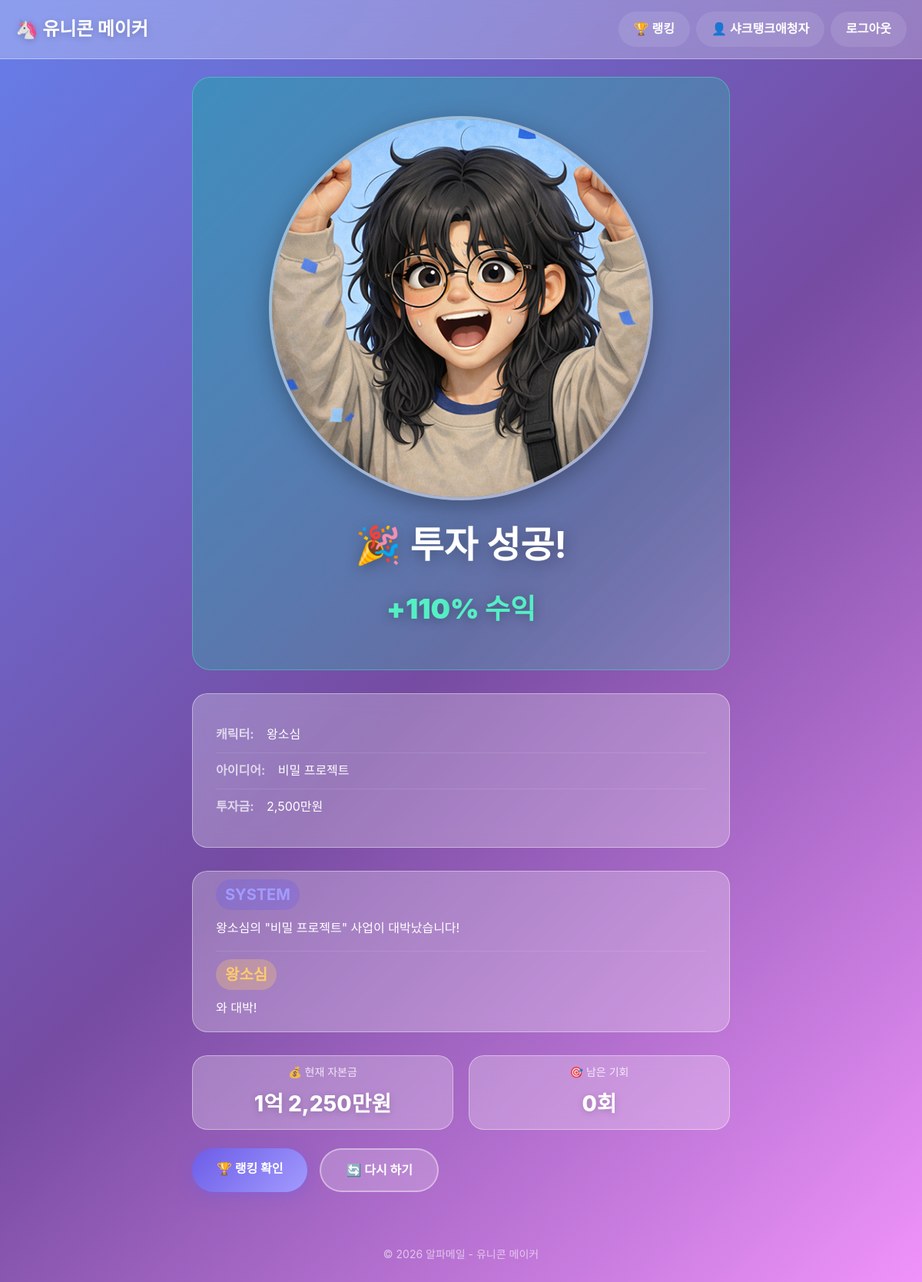
/result/1/ (signed in), run on the app's committed database.
### game/models.py (models this page shows, shortened)
class User(AbstractUser):
    nickname = models.CharField(
        max_length=20,
        unique=True,
        verbose_name='닉네임'
    )
    img_profile = models.ImageField(
        upload_to='profile/',
        blank=True,
        null=True,
        verbose_name='프로필 이미지'
    )
    best_profit_rate = models.FloatField(
        default=0.0,
        verbose_name='최고 수익률'
    )
    total_games = models.IntegerField(
        default=0,
        verbose_name='총 플레이 횟수'
    )

class Investment(models.Model):
    session = models.ForeignKey(
        GameSession,
        on_delete=models.CASCADE,
        related_name='investments',
        verbose_name='게임 세션'
    )
    character_name = models.CharField(
        max_length=20,
        verbose_name='캐릭터 이름'
    )
    idea_title = models.CharField(
        max_length=100,
        verbose_name='아이디어 제목'
    )
    idea_description = models.TextField(
        blank=True,
        verbose_name='아이디어 설명'
    )
    invest_amount = models.BigIntegerField(
        verbose_name='투자 금액(만원)'
    )
    is_success = models.BooleanField(
        verbose_name='성공 여부'
    )
    profit_rate = models.IntegerField(
        default=0,
        verbose_name='수익률(%)'
    )
    result_system_msg = models.TextField(
        blank=True,
        verbose_name='[SYSTEM] 메시지'
    )
    result_character_reaction = models.TextField(
        blank=True,
        verbose_name='[캐릭터] 반응'
    )
    created_at = models.DateTimeField(
        auto_now_add=True,
        verbose_name='투자 시간'
    )

class GameSession(models.Model):
    user = models.ForeignKey(
        User,
        on_delete=models.CASCADE,
        related_name='game_sessions',
        verbose_name='플레이어'
    )
    current_capital = models.BigIntegerField(
        default=10000,  # 만원 단위, 1억 = 10000
        verbose_name='현재 자본금(만원)'
    )
    remaining_chances = models.IntegerField(
        default=5,
        verbose_name='남은 기회'
    )
    is_finished = models.BooleanField(
        default=False,
        verbose_name='종료 여부'
    )
    final_profit_rate = models.FloatField(
        null=True,
        blank=True,
        verbose_name='최종 수익률(%)'
    )
    created_at = models.DateTimeField(
        auto_now_add=True,
        verbose_name='생성 시간'
    )
    remaining_reroles = models.IntegerField(
        default=5,
        verbose_name='남은 패스 횟수'
    )

### game/views.py (the view)
# urls.py: path('result/<int:investment_id>/', views.result_view, name='result'),
@login_required
def result_view(request, investment_id):
    investment = get_object_or_404(Investment, pk=investment_id)
    session = investment.session
    if session.user != request.user:
        return redirect('game:main')
    name_to_key = {
        '김잼민': 'jaemin',
        '성수동': 'hipster',
        '유능한': 'elite',
        '공필태(G.P.T)': 'ai_fan',
        '왕소심': 'shy',
    }
    character_key = name_to_key.get(investment.character_name, 'jaemin')
    context = {
        'investment': investment,
        'session': session,
        'character_key': character_key,
    }
    return render(request, 'game/result.html', context)

### game/templatetags/number_filters.py (called while the page is built)
@register.filter
def korean_currency(value):
    try:
        value = int(value)
    except (ValueError, TypeError):
        return value
    if value == 0:
        return "0원"
    jo = value // 100000000  # 조
    remainder = value % 100000000
    eok = remainder // 10000  # 억
    man = remainder % 10000  # 만
    parts = []
    if jo > 0:
        parts.append(f"{jo:,}조")
    if eok > 0:
        parts.append(f"{eok:,}억")
    if man > 0:
        parts.append(f"{man:,}만원")
    elif parts:  # 억/조가 있는데 만원 단위가 0이면
        parts[-1] += "원"
    return " ".join(parts) if parts else "0원"

@register.filter
def add_comma(value):
    try:
        return "{:,}".format(int(value))
    except (ValueError, TypeError):
        return value

### templates/game/result.html (shortened to what this page needs)
{% extends 'game/base.html' %}
{% load static %}
{% load number_filters %}
{% block content %}
<div class="result-page {% if investment.is_success %}success{% else %}failure{% endif %}">
    <div class="result-header">
        <div class="result-character-image">
            {% if investment.is_success %}
                <img src="{% static 'images/characters/' %}{{ character_key }}_success.png" alt="{{ investment.character_name }}">
            {% else %}
                <img src="{% static 'images/characters/' %}{{ character_key }}_fail.png" alt="{{ investment.character_name }}">
            {% endif %}
        </div>
        {% if investment.is_success %}
            <h1>🎉 투자 성공!</h1>
            <p class="profit-rate">+{{ investment.profit_rate }}% 수익</p>
        {% else %}
            <h1>💀 투자 실패...</h1>
            <p class="profit-rate">-100% 손실</p>
        {% endif %}
    </div>
    <div class="investment-info">
        <p><strong>캐릭터:</strong> {{ investment.character_name }}</p>
        <p><strong>아이디어:</strong> {{ investment.idea_title }}</p>
        <p><strong>투자금:</strong> {{ investment.invest_amount|add_comma }}만원</p>
    </div>
    <div class="result-message">
        <div class="system-msg">
            <span class="tag">SYSTEM</span>
            <p>{{ investment.result_system_msg }}</p>
        </div>
        <div class="character-reaction">
            <span class="tag">{{ investment.character_name }}</span>
            <p>{{ investment.result_character_reaction }}</p>
        </div>
    </div>
    <div class="result-status">
        <div class="result-item">
            <span class="label">💰 현재 자본금</span>
            <span class="value">{{ session.current_capital|korean_currency }}</span>
        </div>
        <div class="result-item">
            <span class="label">🎯 남은 기회</span>
            <span class="value">{{ session.remaining_chances }}회</span>
        </div>
    </div>
    <div class="btn-group">
        {% if session.is_finished %}
            <a href="{% url 'game:ranking' %}" class="btn btn-primary">🏆 랭킹 확인</a>
            <a href="{% url 'game:game_start' %}" class="btn btn-secondary">🔄 다시 하기</a>
        {% else %}
            <a href="{% url 'game:play' session_id=session.pk %}" class="btn btn-primary" onclick="showLoading2()">다음 투자 →</a>
        {% endif %}
    </div>
</div>
{% endblock %}

### templates/game/base.html (shortened to what this page needs)
{% load static %}
<!DOCTYPE html>
<html lang="ko">
<head>
    <link rel="stylesheet" href="{% static 'css/style.css' %}">
</head>
<body>
    <nav class="navbar">
        <div class="nav-container">
            <a href="{% url 'game:main' %}" class="nav-logo">🦄 유니콘 메이커</a>
            <ul class="nav-menu">
                {% if user.is_authenticated %}
                    <li><a href="{% url 'game:ranking' %}">🏆 랭킹</a></li>
                    <li><a href="{% url 'game:mypage' %}">👤 {{ user.nickname }}</a></li>
                    <li><a href="{% url 'game:logout' %}">로그아웃</a></li>
                {% else %}
                    <li><a href="{% url 'game:login' %}">로그인</a></li>
                    <li><a href="{% url 'game:signup' %}">회원가입</a></li>
                {% endif %}
            </ul>
        </div>
    </nav>
    <main class="main-content">
        {% block content %}
        {% endblock %}
    </main>
    <footer class="footer">
        <p>© 2026 알파메일 - 유니콘 메이커</p>
    </footer>
</body>
</html>

### data on the page
User: nickname "샤크탱크애청자"
Investment: profit_rate "110", character_name "왕소심", idea_title "비밀 프로젝트", invest_amount|add_comma "2,500", result_system_msg "왕소심의 \"비밀 프로젝트\" 사업이 대박났습니다!", result_character_reaction "와 대박!"
GameSession: current_capital|korean_currency "1억 2,250만원", remaining_chances "0"
